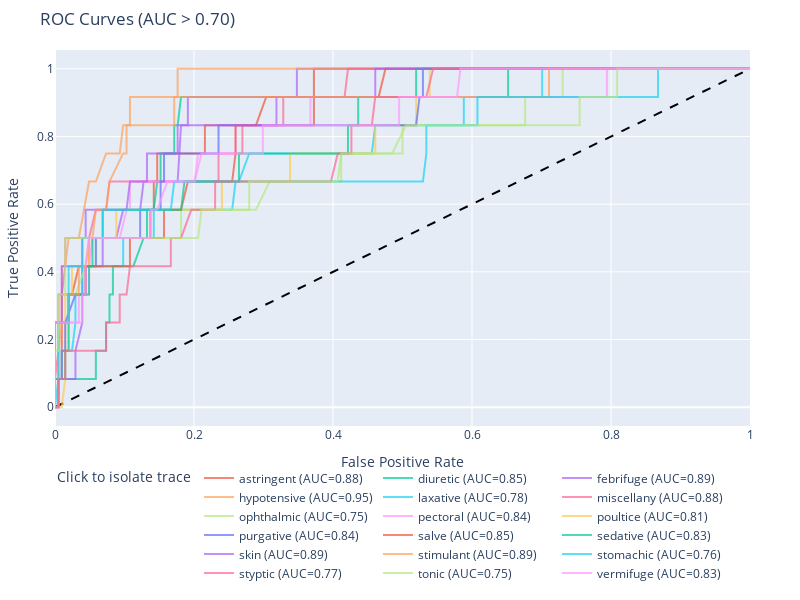

The notebook cell this image was saved under:
### Code cell
#######################################
# ROC CURVE VISUALIZATION
#######################################
# 1) Extract the trained XGB and your test set
xgb_model = df_smote_results['XGBoost']['model']
y_true    = y_test                            # integer‐encoded labels
X_test    = X_test
classes   = label_encoder.classes_            # array of string labels

# 2) Get probability estimates
y_proba = xgb_model.predict_proba(X_test)     # shape (n_samples, n_classes)

# 3) Compute ROC + AUC for each class
roc_data = {}
for idx, name in enumerate(classes):
    y_true_bin = (y_true == idx).astype(int)
    y_score    = y_proba[:, idx]
    fpr, tpr, _ = roc_curve(y_true_bin, y_score)
    roc_data[name] = (fpr, tpr, auc(fpr, tpr))

# 4) Filter to only those with AUC > 0.7
auc_threshold    = 0.7
filtered_roc_data = {
    name: data 
    for name, data in roc_data.items() 
    if data[2] > auc_threshold
}
print(f"Plotting {len(filtered_roc_data)} classes with AUC > {auc_threshold}:")
print(list(filtered_roc_data.keys()))

# 5) Build interactive ROC widget over the filtered set
import plotly.graph_objs as go
from plotly.subplots import make_subplots

# assume filtered_roc_data is already defined as before

# 5) Plot with Plotly for click-to-toggle traces
import plotly.graph_objs as go
from plotly.subplots import make_subplots

# assume filtered_roc_data and auc_threshold are already defined

# 1) Create the figure
fig = go.Figure()

# add the diagonal
fig.add_trace(go.Scatter(
    x=[0,1], y=[0,1],
    mode='lines',
    line=dict(color='black', dash='dash'),
    showlegend=False,
    hoverinfo='none'
))

# add one ROC line per class
for name, (fpr, tpr, score) in filtered_roc_data.items():
    fig.add_trace(go.Scatter(
        x=fpr, y=tpr,
        mode='lines',
        name=f"{name} (AUC={score:.2f})",
        line=dict(width=2),
        opacity=0.7,
        hoverinfo='name+x+y'
    ))

# 2) Update layout with toggle-others behavior
# … your existing code to build `fig` …

fig.update_layout(
    title=f"ROC Curves (AUC > {auc_threshold:.2f})",
    xaxis_title="False Positive Rate",
    yaxis_title="True Positive Rate",
    legend=dict(
        title="Click to isolate trace",
        orientation="h",
        x=0, y=-0.1,
        itemclick='toggleothers',
        itemdoubleclick='toggle',
    ),
    margin=dict(l=50, r=50, t=50, b=100),
    width=800, height=600,
    clickmode='none'
)

# ▶️ Save to HTML:
roc_filename = f"roc_curves_auc_above_{int(auc_threshold*100)}.html"
fig.write_html(roc_filename, include_plotlyjs='cdn')
print(f"▶️ Saved ROC curves to {roc_filename}")

fig.show()
